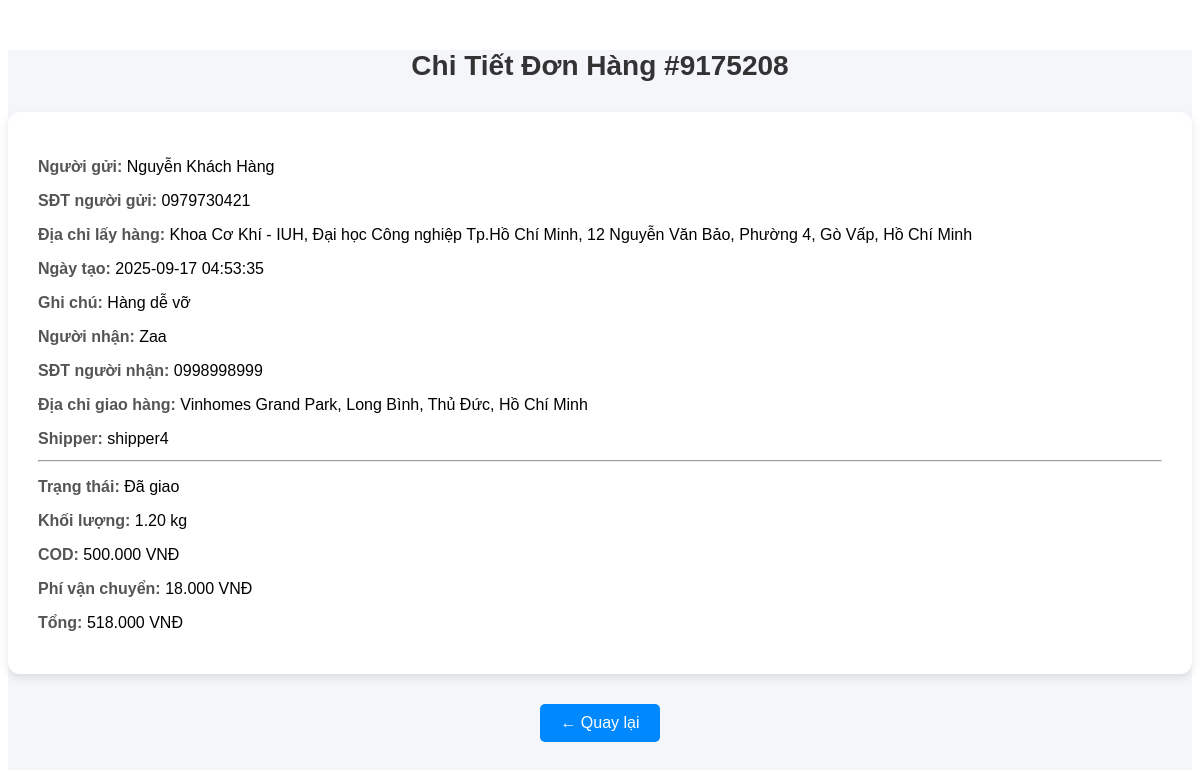
/views/order_detail/index.php?id=9175208, run on the app's committed database.
### tables this page shows
CREATE TABLE `orders` (
  `ID` int(11) NOT NULL,
  `CustomerID` int(11) NOT NULL,
  `ShipperID` int(11) DEFAULT NULL,
  `Pick_up_address` varchar(255) NOT NULL,
  `Pick_up_lat` decimal(10,7) DEFAULT NULL,
  `Pick_up_lng` decimal(10,7) DEFAULT NULL,
  `Delivery_address` varchar(255) NOT NULL,
  `Delivery_lat` decimal(10,7) DEFAULT NULL,
  `Delivery_lng` decimal(10,7) DEFAULT NULL,
  `Recipient` varchar(100) DEFAULT NULL,
  `status` enum('pending','accepted','picked_up','in_transit','delivered','delivery_failed','cancelled') NOT NULL DEFAULT 'pending',
  `COD_amount` decimal(10,2) DEFAULT 0.00,
  `CODFee` decimal(10,2) DEFAULT 0.00,
  `WarehouseID` int(11) DEFAULT NULL,
  `Weight` decimal(10,2) DEFAULT NULL,
  `ShippingFee` decimal(10,2) DEFAULT 0.00,
  `Created_at` timestamp NOT NULL DEFAULT current_timestamp(),
  `Accepted_at` timestamp NULL DEFAULT NULL,
  `Note` varchar(255) DEFAULT NULL,
  `RecipientPhone` varchar(20) DEFAULT NULL,
  `hidden` int(11) NOT NULL DEFAULT 1,
  `is_rated` tinyint(1) NOT NULL DEFAULT 0,
  `fee_payer` enum('sender','receiver') NOT NULL DEFAULT 'sender',
  `PickUp_Photo_Path` varchar(255) DEFAULT NULL,
  `Delivery_Photo_Path` varchar(255) DEFAULT NULL
);

CREATE TABLE `users` (
  `ID` int(11) NOT NULL,
  `Username` varchar(255) NOT NULL,
  `Email` varchar(255) NOT NULL,
  `Password` varchar(255) NOT NULL,
  `PhoneNumber` varchar(255) NOT NULL,
  `Role` int(11) DEFAULT NULL,
  `account_status` enum('active','locked','pending') NOT NULL DEFAULT 'active',
  `rating` decimal(3,2) DEFAULT NULL CHECK (`rating` between 0.00 and 5.00),
  `Note` varchar(255) NOT NULL,
  `warehouse_id` int(11) DEFAULT NULL,
  `hidden` int(11) NOT NULL DEFAULT 1,
  `rating_count` int(11) NOT NULL DEFAULT 0,
  `rating_sum` int(11) NOT NULL DEFAULT 0,
  `created_at` timestamp NULL DEFAULT current_timestamp()
);

### models/mOrder.php (called while the page is built, shortened)
<?php
class modelOrder{
 public function getOrderById($id) {
    $db = new clsKetNoi();
    $conn = $db->moKetNoi();
    $stmt = $conn->prepare("
        SELECT o.*, u.Username AS FullName, u.PhoneNumber, u.Email AS CustomerEmail, s.Username AS ShipperName
        FROM orders o
        JOIN users u ON o.CustomerID = u.ID
        LEFT JOIN users s ON o.ShipperID = s.ID
        WHERE o.ID = ?
    ");
    $stmt->bind_param("i", $id);
    $stmt->execute();
    $result = $stmt->get_result();
    $order = null;
    if ($result && $result->num_rows > 0) {
        $order = $result->fetch_assoc();
    }
    return $order;
}
}
?>

### controllers/cOrder.php (called while the page is built, shortened)
<?php
include_once("models/mOrder.php");
class controlOrder {
    public function getOrderById($id) {
        $p = new modelOrder();
        return $p->getOrderById($id);
    }
}

### views/order_detail/index.php (the view, shortened to what this page needs)
<?php
include_once('controllers/cOrder.php');
$p = new controlOrder();
function getStatusBadge($status) {
    $badgeClass = 'badge-secondary';
    $statusText = ucfirst($status);
    switch ($status) {
        case 'delivered':
            $badgeClass = 'badge-success'; $statusText = 'Đã giao'; break;
    }
    return "<span class='badge {$badgeClass}'>{$statusText}</span>";
}
$orderDetail = null;
if (isset($_GET['id']) && is_numeric($_GET['id'])) {
    $id = $_GET['id'];
    $orderDetail = $p->getOrderById($id);
} else {
    echo "ID không hợp lệ!";
}
?>
<div id="order-detail-wrapper">
    <div class="container">
        <h3 class="title">Chi Tiết Đơn Hàng #<?= htmlspecialchars($_GET['id']) ?></h3>
        <?php if (!empty($orderDetail)): ?>
            <div class="box">
                <div class="row">
                    <div class="col-md-6">
                        <p><span class="label">Người gửi:</span> <?= htmlspecialchars($orderDetail['FullName']) ?></p>
                        <p><span class="label">SĐT người gửi:</span> <?= htmlspecialchars($orderDetail['PhoneNumber'] ?? 'N/A') ?></p>
                        <p><span class="label">Địa chỉ lấy hàng:</span> <?= htmlspecialchars($orderDetail['Pick_up_address']) ?></p>
                        <p><span class="label">Ngày tạo:</span> <?= htmlspecialchars($orderDetail['Created_at']) ?></p>
                        <p><span class="label">Ghi chú:</span> <?= htmlspecialchars($orderDetail['Note'] ?? 'Không có ghi chú') ?></p>
                    </div>
                    <div class="col-md-6">
                        <p><span class="label">Người nhận:</span> <?= htmlspecialchars($orderDetail['Recipient']) ?></p>
                        <p><span class="label">SĐT người nhận:</span> <?= htmlspecialchars($orderDetail['RecipientPhone']) ?></p>
                        <p><span class="label">Địa chỉ giao hàng:</span> <?= htmlspecialchars($orderDetail['Delivery_address']) ?></p>
                        <p><span class="label">Shipper:</span> <?= htmlspecialchars($orderDetail['ShipperName'] ?? 'Chưa phân công') ?></p>
                    </div>
                </div>
                <hr>
                <div class="row mt-3">
                    <div class="col-md-4">
                        <p><span class="label">Trạng thái:</span>
                            <?php echo getStatusBadge($orderDetail['status'] ?? 'N/A');?>
                        </p>
                    </div>
                    <div class="col-md-4">
                        <p><span class="label">Khối lượng:</span> <?= htmlspecialchars($orderDetail['Weight']) ?> kg</p>
                    </div>
                    <div class="col-md-4">
                        <p><span class="label">COD:</span> <?= number_format($orderDetail['COD_amount'], 0, ',', '.') ?> VNĐ</p>
                        <p><span class="label">Phí vận chuyển:</span> <?= number_format($orderDetail['ShippingFee'], 0, ',', '.') ?> VNĐ</p>
                        <p><span class="label">Tổng:</span> <?= number_format($orderDetail['ShippingFee'] + $orderDetail['COD_amount'], 0, ',', '.') ?> VNĐ</p>
                    </div>
                </div>
            </div>
        </div> <?php if (isset($_SESSION['role']) && $_SESSION['role'] == 6): ?>
        <div class="button-group">
            </div>
    <?php endif; ?>
        <?php else: ?>
            <div class="alert alert-danger">
                Không tìm thấy thông tin đơn hàng!
            </div>
        <?php endif; ?>
        <a href="javascript:history.back()" class="back-btn">← Quay lại</a>
    </div>

### views/order_detail/index.php (style rules this page uses)
#order-detail-wrapper { font-family: 'Arial', sans-serif; background-color: #f4f6f9; margin-top: 50px; padding-bottom: 30px; }
#order-detail-wrapper .title { font-size: 28px; font-weight: bold; margin-bottom: 30px; color: #333; text-align: center; }
#order-detail-wrapper .box { padding: 30px; border-radius: 12px; background-color: #ffffff; box-shadow: 0 4px 10px rgba(0, 0, 0, 0.1); margin-bottom: 30px; }
#order-detail-wrapper .label { font-weight: bold; color: #555; }
#order-detail-wrapper .row p { font-size: 16px; margin-bottom: 12px; }
#order-detail-wrapper .back-btn { display: block; padding: 10px 20px; background-color: rgb(0, 136, 255); color: white; border-radius: 5px; text-decoration: none; transition: background-color 0.3s ease; width: fit-content; margin: 20px auto 0; }

### data on the page
orders: CustomerID.Username "Nguyễn Khách Hàng", CustomerID.PhoneNumber "0979730421", Pick_up_address "Khoa Cơ Khí - IUH, Đại học Công nghiệp Tp.Hồ Chí Minh, 12 Nguyễn Văn Bảo, Phường 4, Gò Vấp, Hồ Chí Minh", Created_at "2025-09-17 04:53:35", Note "Hàng dễ vỡ", Recipient "Zaa", RecipientPhone "0998998999", Delivery_address "Vinhomes Grand Park, Long Bình, Thủ Đức, Hồ Chí Minh", ShipperID.Username "shipper4", status "Đã giao", Weight "1.20", COD_amount "500.000", ShippingFee "18.000", $orderDetail['ShippingFee'] + $orderDetail['COD_amount'] "518.000"

### other printed values
$_GET['id'] "9175208"
